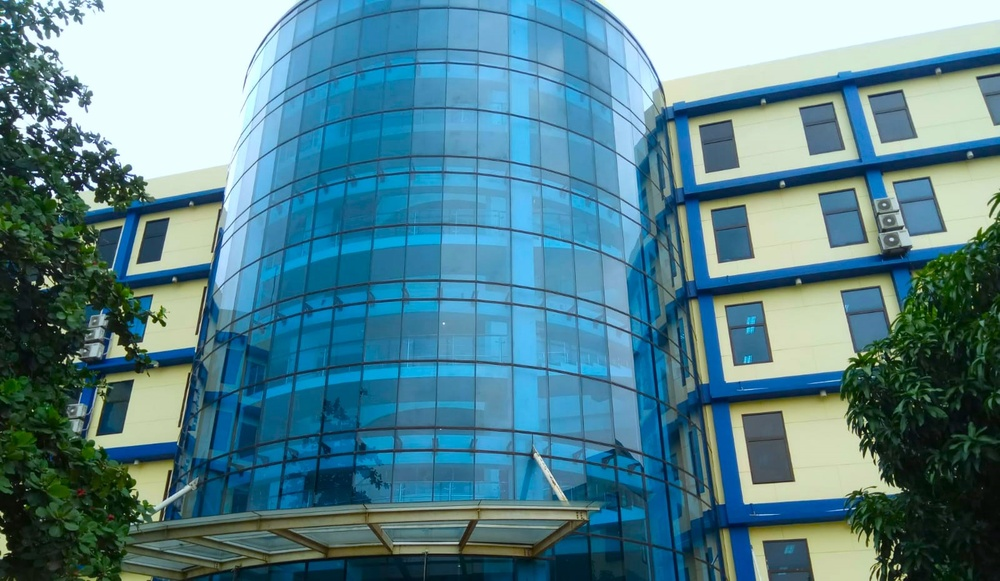
#> input picture foto1.jpg, 1000 x 581 px, shrunk from 1600 x 929 before the run
$ python tugas_UAS.py
#> lines starting #> are read from the running program, lines starting #| are printed output that depends on the picture
import numpy as np
import cv2
import matplotlib.pyplot as plt
from sklearn.cluster import KMeans

# Langkah 1: Membaca gambar
image = cv2.imread('foto1.jpg')  # ganti 'image.jpg' dengan path gambar Anda
#> image is the input picture: shape (581, 1000, 3); mean B, G, R 142.7, 131.2, 85.1
image = cv2.cvtColor(image, cv2.COLOR_BGR2RGB)

# Langkah 2: Mengubah gambar ke bentuk data yang dapat digunakan oleh K-Means
pixels = image.reshape(-1, 3)

# Langkah 3: Menentukan jumlah cluster dan menginisialisasi K-Means
k = 5  # jumlah cluster
kmeans = KMeans(n_clusters=k, random_state=42)

# Langkah 4: Menjalankan algoritma K-Means
kmeans.fit(pixels)

# Langkah 5: Mendapatkan label cluster dan membuat gambar yang disegmentasi
segmented_img = kmeans.cluster_centers_[kmeans.labels_]
segmented_img = segmented_img.reshape(image.shape)
segmented_img = segmented_img.astype('uint8')

# Langkah 6: Menampilkan gambar asli dan gambar yang disegmentasi
plt.figure(figsize=(10, 5))

plt.subplot(1, 2, 1)
plt.imshow(image)
plt.title('Foto Asli')
plt.axis('off')

plt.subplot(1, 2, 2)
plt.imshow(segmented_img)
plt.title('Foto Disegmentasi')
plt.axis('off')

plt.show()
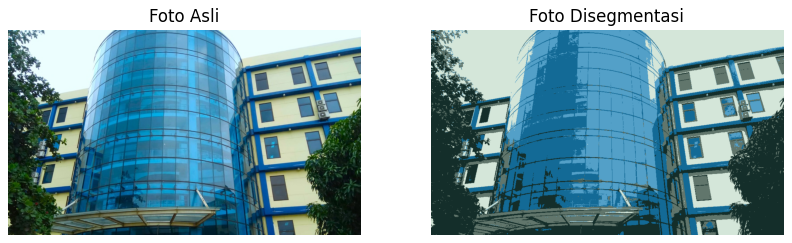
#> figure drawn by matplotlib, 2 panels
